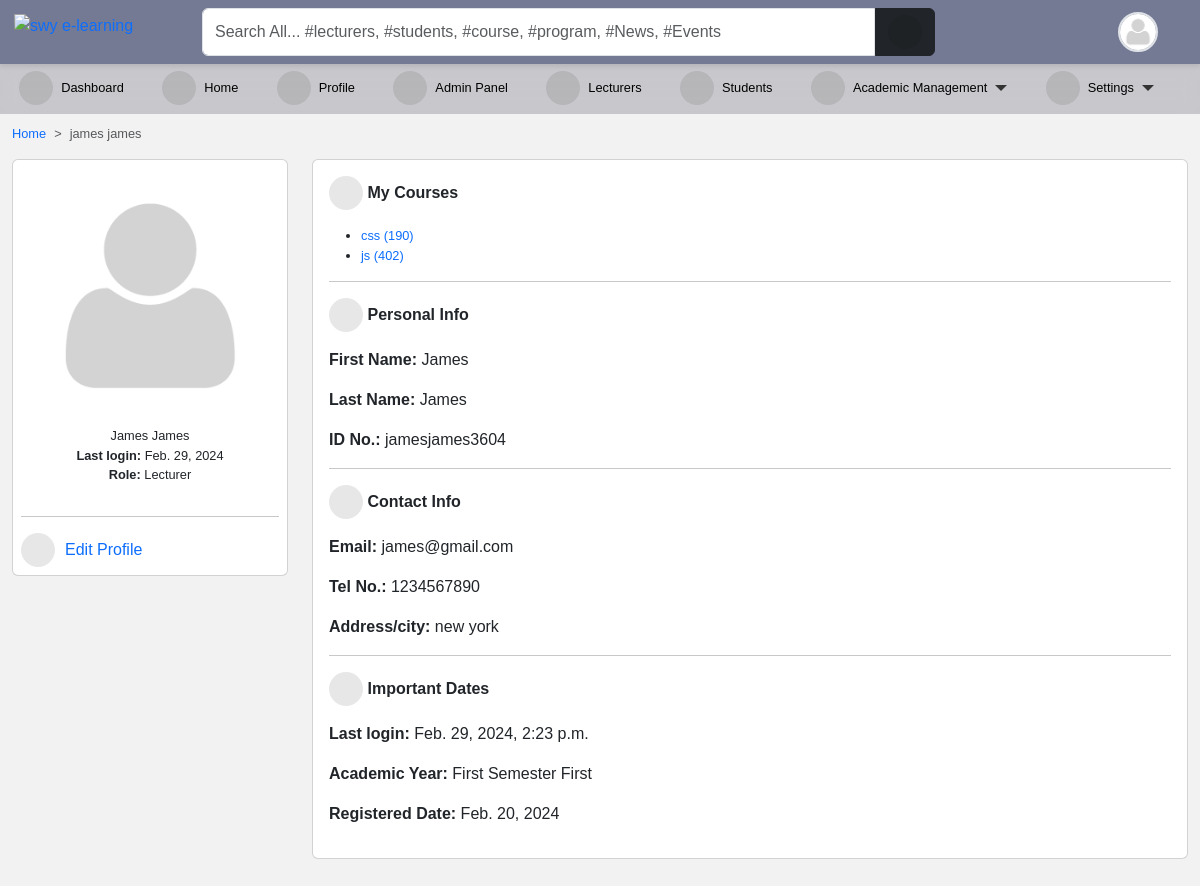
/accounts/profile/5/detail/ (signed in), run on the app's committed database.
### accounts/models.py (models this page shows, shortened)
class User(AbstractUser):
    is_student = models.BooleanField(default=False)
    is_lecturer = models.BooleanField(default=False)
    gender = models.CharField(max_length=1, choices=GENDERS, blank=True, null=True)
    phone = models.CharField(max_length=60, blank=True, null=True)
    address = models.CharField(max_length=60, blank=True, null=True)
    picture = models.ImageField(
        upload_to="profile_pictures/%y/%m/%d/", default="default.png", null=True
    )
    email = models.EmailField(blank=True, null=True)
    username_validator = ASCIIUsernameValidator()
    objects = CustomUserManager()
    class Meta:
        ordering = ("-date_joined",)
    @property
    def get_full_name(self):
        full_name = self.username
        if self.first_name and self.last_name:
            full_name = self.first_name + " " + self.last_name
        return full_name
    @property
    def get_user_role(self):
        if self.is_superuser:
            role = "Admin"
        elif self.is_student:
            role = "Student"
        elif self.is_lecturer:
            role = "Lecturer"
        return role

### course/models.py (models this page shows, shortened)
class Course(models.Model):
    slug = models.SlugField(blank=True, unique=True)
    title = models.CharField(max_length=200, null=True)
    code = models.CharField(max_length=200, unique=True, null=True)
    credit = models.IntegerField(null=True, default=0)
    summary = models.TextField(max_length=200, blank=True, null=True)
    program = models.ForeignKey(Program, on_delete=models.CASCADE)
    level = models.CharField(max_length=25, choices=LEVEL, null=True)
    year = models.IntegerField(choices=YEARS, default=0)
    semester = models.CharField(choices=SEMESTER, max_length=200)
    is_elective = models.BooleanField(default=False, blank=True, null=True)
    objects = CourseManager()
    def __str__(self):
        return "{0} ({1})".format(self.title, self.code)
    def get_absolute_url(self):
        return reverse("course_detail", kwargs={"slug": self.slug})

### core/models.py (models this page shows)
class Semester(models.Model):
    semester = models.CharField(max_length=10, choices=SEMESTER, blank=True)
    is_current_semester = models.BooleanField(default=False, blank=True, null=True)
    session = models.ForeignKey(
        Session, on_delete=models.CASCADE, blank=True, null=True
    )
    next_semester_begins = models.DateField(null=True, blank=True)
    def __str__(self):
        return self.semester

class Session(models.Model):
    session = models.CharField(max_length=200, unique=True)
    is_current_session = models.BooleanField(default=False, blank=True, null=True)
    next_session_begins = models.DateField(blank=True, null=True)
    def __str__(self):
        return self.session

### accounts/decorators.py (the view)
    def wrapper(request, *args, **kwargs):
        if test_func(request.user):
            return function(request, *args, **kwargs) if function else None
        else:
            return redirect(redirect_to)

### accounts/views.py (called while the page is built, shortened)
@login_required
@admin_required
def profile_single(request, id):
    if request.user.id == id:
        return redirect("/profile/")
    current_session = Session.objects.filter(is_current_session=True).first()
    current_semester = Semester.objects.filter(
        is_current_semester=True, session=current_session
    ).first()
    user = User.objects.get(pk=id)
    if user.is_lecturer:
        courses = Course.objects.filter(allocated_course__lecturer__pk=id).filter(
            semester=current_semester
        )
        context = {
            "title": user.get_full_name,
            "user": user,
            "user_type": "Lecturer",
            "courses": courses,
            "current_session": current_session,
            "current_semester": current_semester,
        }
        return render(request, "accounts/profile_single.html", context)

### templates/accounts/profile_single.html (shortened to what this page needs)
{% extends 'base.html' %}
{% load static %}
{% load i18n %}
{% block content %}
{% if user.is_authenticated %}
<nav style="--bs-breadcrumb-divider: '>';" aria-label="breadcrumb">
    <ol class="breadcrumb">
      <li class="breadcrumb-item"><a href="/">Home</a></li>
      <li class="breadcrumb-item active" aria-current="page">{{ user.get_full_name }}</li>
    </ol>
</nav>
<div class="row">
    <div class="col-md-3 mx-auto">
        <div class="card  p-2">
            <div class="text-center">
                <img src="{{ user.picture.url }}" class="w-100">
                <ul class="px-2 list-unstyled">
                    <li>{{ user.get_full_name|title }}</li>
                    <li><strong>Last login: </strong>{{ user.last_login|date }}</li>
                    <li><strong>Role: </strong>
                        {{ user.get_user_role }}
                    </li>
                </ul>
            </div>
            <hr>
            {% if request.user.is_superuser %}
            <div class="btn-flex">
                {% if user.is_lecturer %}
                <a class="edit-btn" href="{% url 'staff_edit' pk=user.id %}">
                    <i class="fas fa-user-edit"></i><span class="mobile-hide">Edit Profile</span>
                </a>
                {% endif %}
            </div>
            {% endif %}
        </div>
    </div>
    <div class="col-md-9 mx-auto">
        <div class="card">
            <div class="card-body">
                {% if user.is_lecturer %}
                <p class="fw-bold"><i class="fas fa-book-open"></i> My Courses</p>
                {% if courses %}
                <ul>
                    {% for course in courses %}
                    <li><a href="{{ course.get_absolute_url }}">{{ course }}</a></li>
                    {% endfor %}
                </ul>
                {% else %}
                <div class="text-danger">No courses assigned!</div>
                {% endif %}
                <hr>
                {% endif %}
                <p class="fw-bold"><i class="fas fa-user"></i> Personal Info</p>
                <div class="dashboard-description">
                    <p><strong>First Name:</strong> {{ user.first_name|title }}</p>
                    <p><strong>Last Name:</strong> {{ user.last_name|title }}</p>
                    <p><strong>ID No.:</strong> {{ user.username }}</p>
                </div>
                <hr>
                <p class="fw-bold"><i class="fas fa-phone-square-alt"></i> Contact Info</p>
                <div class="dashboard-description">
                    <p><strong>Email:</strong> {{ user.email }}</p>
                    <p><strong>Tel No.:</strong> {{ user.phone }}</p>
                    <p><strong>Address/city:</strong> {{ user.address }}</p>
                </div>
                <hr>
                <p class="fw-bold"><i class="fa fa-calendar-day"></i> Important Dates</p>
                <div class="dashboard-description">
                    <p><strong>Last login:</strong> {{ user.last_login }}</p>
                    {% if current_semester and current_session %}
                    <p><strong>Academic Year:</strong> {{ current_semester }} Semester {{ current_session }}</p>
                    {% endif %}
                    <p><strong>Registered Date:</strong> {{ user.date_joined|date }}</p>
                </div>
            </div>
        </div>
    </div>
</div>
{% endif %}
{% endblock content %}

### templates/navbar.html (shortened to what this page needs)
{% load static %}
<div id="top-navbar" class="py-2 top-navbar">
	<div class="container">
		<a href="/" class="head-logo">
			<img src="{% static 'img/swy e-learning.jpg' %}" width="40px" alt="swy e-learning">
		</a>
		<div class="nav-wrapper">
			<form class="form-header" action="{% url 'query' %}" method="GET">
				<input id="primary-search" class="form-control rounded-end-0" type="text" name="q" value="{{ request.GET.q }}"
					placeholder="Search All... #lecturers, #students, #course, #program, #News, #Events" required />
				<button class="btn btn-dark rounded-start-0" type="submit">
					<i class="fas fa-search"></i>
				</button>
			</form>
			<div class="dropdown index">
				<div class="avatar border border-2" type="button" data-bs-toggle="dropdown" aria-expanded="false">
					<img src="{{ request.user.picture.url }}">
				</div>
			</div>
		</div>
	</div>
</div>

### static/scss/style1.css (style rules this page uses)
*, body { font-family: "Rubik", sans-serif; }
body { background-color: #f3f2f2; }
#top-navbar { position: fixed; top: 0; right: 0; -webkit-margin-start: -10px; z-index: 90; padding: 0; background: #747a94; box-shadow: 0px 2px 5px 0px rgba(0, 0, 0, 0.1); transition: 0.3s; margin: 0; }
#top-navbar .container { display: flex; background-color: transparent; position: relative; }
#top-navbar .nav-wrapper { display: flex; flex-wrap: wrap; justify-content: space-between; align-items: center; width: 100%; margin-left: 10rem; background-color: transparent; }
#top-navbar .nav-wrapper .form-header { display: flex; flex: 0.8; }
#top-navbar .nav-wrapper .form-header button { flex: 0.1; }
#top-navbar { left: 0; }
.avatar { width: 40px; height: 40px; border-radius: 50%; overflow: hidden; }
.avatar img { width: 100%; height: 100%; -o-object-fit: cover; object-fit: cover; }
a { color: var(--bs-primary); text-decoration: none; }
.edit-btn i { margin-right: 10px; }
.fas, .fa { font-size: 16px; display: inline-flex; align-items: center; justify-content: center; width: 34px; height: 34px; background-color: rgba(0, 0, 0, 0.093); border-radius: 50%; }

### templates/aside.html (style rules this page uses)
li { font-size: .8rem; }

### templates/navbar.html (style rules this page uses)
.head-logo { position: absolute; left: -1rem; top: 0.3rem; }

### data on the page
User: user.picture (placeholder picture)
User: get_full_name "james james", picture (placeholder picture), get_full_name "James James", last_login "Feb. 29, 2024", get_user_role "Lecturer", first_name "James", last_name "James", username "jamesjames3604", email "james@gmail.com", phone "1234567890", address "new york", last_login "Feb. 29, 2024, 2:23 p.m.", date_joined "Feb. 20, 2024"
Course: title+code "css (190)"
Course: title+code "js (402)"
Semester: semester "First"
Session: session "First"
